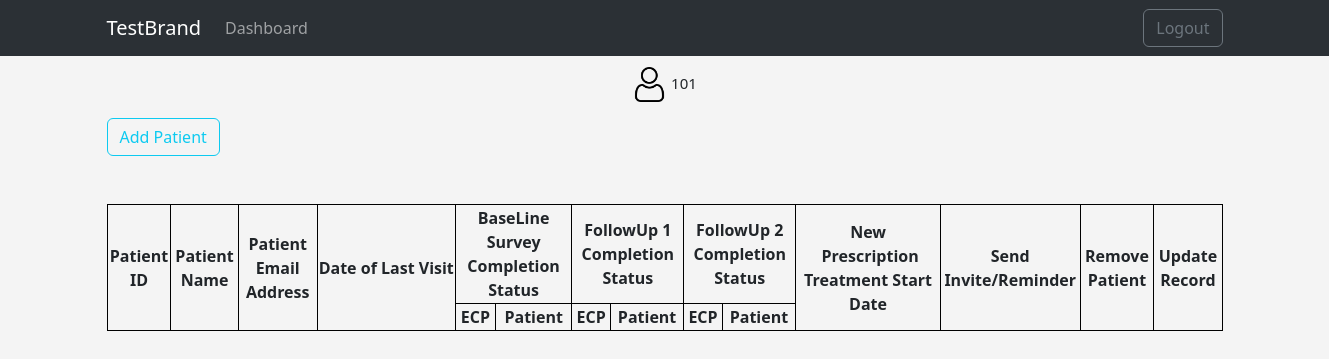
The app's page /patient/add (signed in), older data.
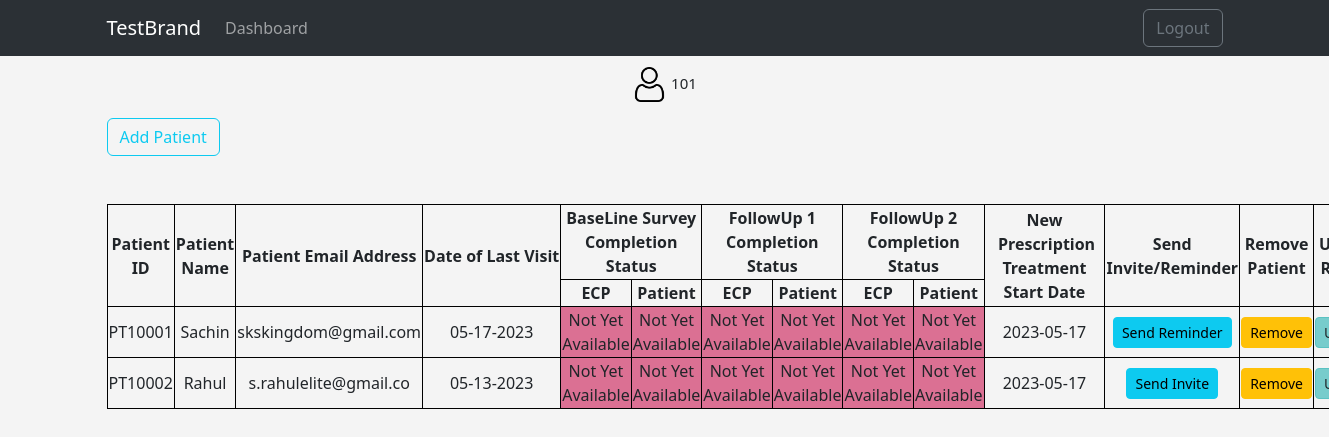
The same page, newer data.
### app.py (models this page shows)
class Physician(db.Model, UserMixin):
    id = db.Column(db.String(200), primary_key=True)
    pwd = db.Column(db.String(256), nullable=False)
    baseline_survey_completion_status = db.Column(db.String(256))
    baseline_survey_start_date = db.Column(db.Date)
    baseline_survey_completion_date = db.Column(db.Date)
    baseline_survey_wave_number = db.Column(db.Integer)
    followUp_one_survey_start_date = db.Column(db.Date)
    followUp_one_completion_status = db.Column(db.String(256))
    followUp_one_completion_date = db.Column(db.Date)
    followUp_one_wave_number = db.Column(db.Integer)
    followUp_two_survey_start_date = db.Column(db.Date)
    followUp_two_completion_status = db.Column(db.String(256))
    followUp_two_completion_date = db.Column(db.String(256))
    followUp_two_wave_number = db.Column(db.Integer)

class Patient(db.Model):
    id = db.Column(db.String(200), primary_key=True)
    name = db.Column(db.String(200), nullable=False)
    email = db.Column(db.String(200), nullable=False, unique=True)
    date_added = db.Column(db.Date, nullable=False, default=datetime.utcnow)
    last_visit_date = db.Column(db.String(200))
    physician_id = db.Column(db.String, db.ForeignKey('physician.id', ondelete='CASCADE'), nullable=False)
    physician_id_ref_link = db.relationship('Physician', backref='patient')
    active_inactive = db.Column(db.Boolean, default=True)
    last_invite_date = db.Column(db.Date, default=datetime.utcnow)
    number_of_invites = db.Column(db.Integer, default=0)
    invitation_sent = db.Column(db.Boolean, default=False)
    new_prescription_treatment_start_date = db.Column(db.String(20))
    baseline_survey_completion_status = db.Column(db.String(256))
    baseline_survey_start_date = db.Column(db.Date)
    baseline_survey_completion_date = db.Column(db.Date)
    baseline_survey_wave_number = db.Column(db.Integer)
    followUp_one_survey_start_date = db.Column(db.Date)
    followUp_one_completion_status = db.Column(db.String(256))
    followUp_one_completion_date = db.Column(db.Date)
    followUp_one_wave_number = db.Column(db.Integer)
    followUp_two_survey_start_date = db.Column(db.Date)
    followUp_two_completion_status = db.Column(db.String(256))
    followUp_two_completion_date = db.Column(db.Date)
    followUp_two_wave_number = db.Column(db.Integer)

### app.py (the view, shortened to what this page needs)
@app.route('/patient/add', methods=['GET', 'POST'])
@login_required
def add_patient():
    form = PatientForm()
    my_patients = Patient.query.filter_by(physician_id=current_user.id).order_by(Patient.active_inactive.desc(), Patient.id)
    my_ECP = Physician.query.filter_by(id=current_user.id)
    return render_template("add_patient.html",
                           form=form,
                           my_ECP=my_ECP,
                           my_patients=my_patients,
                           current_user=current_user
                           )

### app.py (called while the page is built)
@login_manager.user_loader
def load_user(user_id):
    return Physician.query.get(user_id)

@app.template_filter('datetimeformat')
def datetimeformat(value):
    x = value.split("-")
    x = str(x[1]) + "-" + str(x[2]) + "-" + str(x[0])
    value = datetime.strptime(x, "%m-%d-%Y")
    return value.strftime('%m-%d-%Y')

### templates/add_patient.html (shortened to what this page needs)
{% extends 'base.html' %}
{% block content %}
    {% if name %}
        <h1 >Hello {{name}}</h1>
    {% else %}
        <p style="text-align: center; margin-top: 1%;"><img style="width:35px;height:35px;" src="{{url_for('static', filename='images/user.png')}}"><span style="font-size:15px;">&nbsp;{{ current_user.id }}</span></p>
        <button class="btn btn-outline-info"  type="button" data-toggle="collapse" data-target="#patientform" aria-expanded="false" aria-controls="patientform">
            Add Patient
        </button>
        <br>
        <br>
        <br>
        <table  id="patientRecords">
            <tr>
                <th rowspan="2">Patient ID</th>
                <th rowspan="2">Patient Name</th>
                <th rowspan="2">Patient Email Address</th>
                <th rowspan="2" style="white-space: nowrap;">Date of Last Visit</th>
                <th colspan="2">BaseLine Survey Completion Status</th>
                <th colspan="2">FollowUp 1 Completion Status</th>
                <th colspan="2">FollowUp 2 Completion Status</th>
                <th rowspan="2" >New &nbsp;&nbsp;&nbsp;Prescription&nbsp;&nbsp; Treatment Start Date</th>
                <th rowspan="2">Send Invite/Reminder</th>
                <th rowspan="2">Remove Patient</th>
                <th rowspan="2">Update Record</th>
            </tr>
            <tr>
                <th>ECP</th>
                <th>Patient</th>
                <th>ECP</th>
                <th>Patient</th>
                <th>ECP</th>
                <th>Patient</th>
            </tr>
            {% for my_patient in my_patients %}
            <tr class="{{my_patient.active_inactive}}">
                <td>{{ my_patient.id }}</td>
                <td>{{ my_patient.name | title }}</td>
                <td>{{ my_patient.email | lower }}</td>
                <td>{{ my_patient.last_visit_date | datetimeformat  }}</td>
                {% if my_ECP.baseline_survey_completion_status %}
                    <td class="status">{{ my_ECP.baseline_survey_completion_status }}</td>
                {% else %}
                    <td class="status">Not Yet Available</td>
                {% endif %}
                {% if my_patient.baseline_survey_completion_status %}
                    <td class="status">{{ my_patient.baseline_survey_completion_status }}</td>
                {% else %}
                    <td class="status">Not Yet Available</td>
                {% endif %}
                {% if my_ECP.followUp_one_completion_status %}
                    <td class="status">{{ my_ECP.followUp_one_completion_status }}</td>
                {% else %}
                    <td class="status">Not Yet Available</td>
                {% endif %}
                {% if my_patient.followUp_one_completion_status %}
                    <td class="status">{{ my_patient.followUp_one_completion_status }}</td>
                {% else %}
                    <td class="status">Not Yet Available</td>
                {% endif %}
                {% if my_ECP.followUp_two_completion_status %}
                    <td class="status">{{ my_ECP.followUp_two_completion_status }}</td>
                {% else %}
                    <td class="status">Not Yet Available</td>
                {% endif %}
                {% if my_patient.followUp_two_completion_status %}
                    <td class="status">{{ my_patient.followUp_two_completion_status }}</td>
                {% else %}
                    <td class="status">Not Yet Available</td>
                {% endif %}
                <td>{{ my_patient.last_invite_date }}</td>
                {% if my_patient.active_inactive %}
                    <td>
                        <a href="{{ url_for('send_email', id=my_patient.id) }}">
                            {% if my_patient.invitation_sent %}
                                <button class="btn btn-sm btn-info" id="{{ my_patient.id }}" title="Total Invites = {{my_patient.number_of_invites}} and Last Invite = {{my_patient.last_invite_date }}">Send Reminder</button>
                            {% else %}
                                <button class="btn btn-sm btn-info" id="{{ my_patient.id }}" >Send Invite</button>
                            {% endif %}
                        </a>
                    </td>
                    <td>
                        <a href="{{ url_for('delete_user', id=my_patient.id) }}">
                            <button class="btn btn-sm btn-warning" id={{ my_patient.id }} >Remove</button>
                        </a>
                    </td>
                    <td>
                        <a href="{{ url_for('update_user', id=my_patient.id) }}">
                            <button class="btn btn-sm btn-primary" id={{ my_patient.id }} >Update</button>
                        </a>
                    </td>
                {% endif %}
            </tr>
            {% endfor %}
        </table>
    {% endif %}
{% endblock %}

### templates/base.html (shortened to what this page needs)
<!doctype html>
<html lang="en">
  <head>
    <link href="https://cdn.jsdelivr.net/npm/bootstrap@5.3.0-alpha3/dist/css/bootstrap.min.css" rel="stylesheet">
    <link href="{{url_for('static', filename='css/styles.css')}}" rel="stylesheet">
  </head>
  <body>
    {% include 'navbar.html' %}
    <div class="container">
        {% block content %}{% endblock %}
    </div>
    </body>
</html>

### templates/navbar.html (shortened to what this page needs)
<nav class="navbar navbar-expand-lg bg-body-tertiary" data-bs-theme="dark">
    <div class="container">
      <a class="navbar-brand" href="{{url_for('add_patient')}}">TestBrand</a>
      <div class="collapse navbar-collapse" id="navbarSupportedContent">
        <ul class="navbar-nav me-auto mb-2 mb-lg-0">
          {% if current_user.is_authenticated %}
            <li class="nav-item">
              <a class="nav-link" href="{{url_for('add_patient')}}">Dashboard</a>
            </li>
          {% else %}
            <li class="nav-item">
              <a class="nav-link" href="{{url_for('login')}}">Login</a>
            </li>
          {% endif %}
        </ul>
        {% if current_user.is_authenticated %}
        <a class="nav-link" href="{{url_for('logout')}}" >
          <button class="btn btn-outline-secondary d-flex ">Logout</button>
        </a>
        {% endif %}
      </div>
    </div>
  </nav>

### static/css/styles.css (style rules this page uses)
body { background: #f4f4f4; overflow: visible; }
table, td, tr, th { border:1px solid black; border-collapse: collapse; word-wrap: normal; text-align: center; }
.otherstatus { background-color:palevioletred; }
.btn-primary { color: #212529; background-color: #7cc; border-color: #5bc2c2 }

Row changes from the older to the newer data that the page shows:
now on this page (row edited): Patient: id "PT10001", name "Sachin", email "skskingdom@gmail.com", last_visit_date "05-17-2023", shows "Not Yet Available", last_invite_date "2023-05-17"
now on this page (row edited): Patient: id "PT10002", name "Rahul", email "s.rahulelite@gmail.co", last_visit_date "05-13-2023", shows "Not Yet Available", last_invite_date "2023-05-17"
